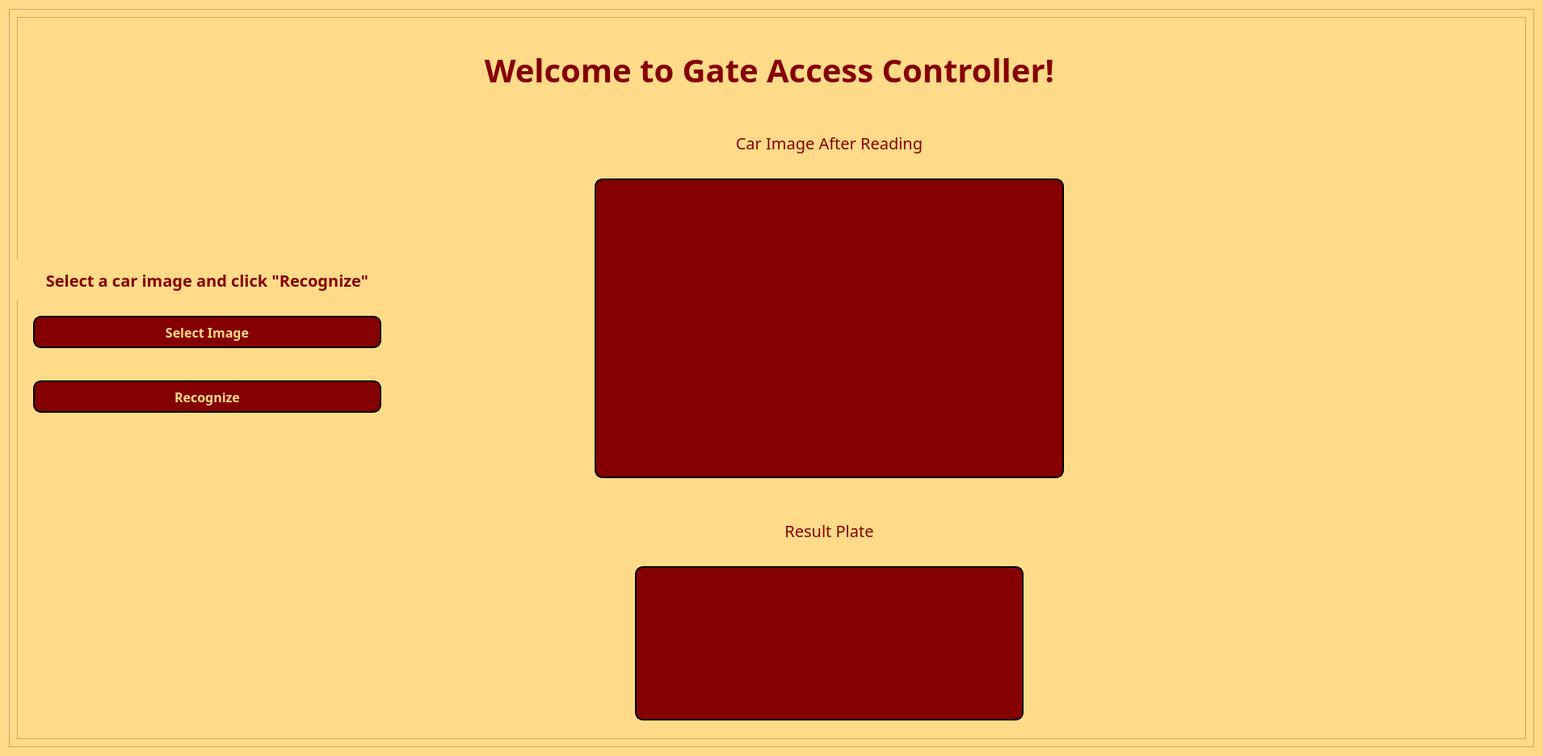
<?xml version="1.0" encoding="UTF-8"?>
<ui version="4.0">
 <class>Dialog</class>
 <widget class="QDialog" name="Dialog">
  <property name="geometry">
   <rect>
    <x>0</x>
    <y>0</y>
    <width>1910</width>
    <height>936</height>
   </rect>
  </property>
  <property name="windowTitle">
   <string>Dialog</string>
  </property>
  <property name="styleSheet">
   <string notr="true">background-color: rgb(255, 219, 137);</string>
  </property>
  <layout class="QHBoxLayout" name="horizontalLayout">
   <item>
    <widget class="QFrame" name="frame_2">
     <property name="sizePolicy">
      <sizepolicy hsizetype="Preferred" vsizetype="Expanding">
       <horstretch>0</horstretch>
       <verstretch>0</verstretch>
      </sizepolicy>
     </property>
     <property name="focusPolicy">
      <enum>Qt::StrongFocus</enum>
     </property>
     <property name="styleSheet">
      <string notr="true"/>
     </property>
     <property name="frameShape">
      <enum>QFrame::StyledPanel</enum>
     </property>
     <property name="frameShadow">
      <enum>QFrame::Raised</enum>
     </property>
     <layout class="QHBoxLayout" name="horizontalLayout_3">
      <item>
       <widget class="QFrame" name="sideMinu">
        <property name="sizePolicy">
         <sizepolicy hsizetype="Preferred" vsizetype="Preferred">
          <horstretch>0</horstretch>
          <verstretch>0</verstretch>
         </sizepolicy>
        </property>
        <property name="frameShape">
         <enum>QFrame::StyledPanel</enum>
        </property>
        <property name="frameShadow">
         <enum>QFrame::Raised</enum>
        </property>
        <widget class="QLabel" name="label">
         <property name="geometry">
          <rect>
           <x>456</x>
           <y>20</y>
           <width>951</width>
           <height>91</height>
          </rect>
         </property>
         <property name="sizePolicy">
          <sizepolicy hsizetype="Preferred" vsizetype="Preferred">
           <horstretch>0</horstretch>
           <verstretch>0</verstretch>
          </sizepolicy>
         </property>
         <property name="maximumSize">
          <size>
           <width>16777215</width>
           <height>16777215</height>
          </size>
         </property>
         <property name="font">
          <font>
           <family>Microsoft New Tai Lue</family>
           <pointsize>30</pointsize>
           <weight>75</weight>
           <bold>true</bold>
           <underline>false</underline>
          </font>
         </property>
         <property name="styleSheet">
          <string notr="true">color: rgb(133, 0, 0);</string>
         </property>
         <property name="text">
          <string>Welcome to Gate Access Controller!</string>
         </property>
         <property name="scaledContents">
          <bool>false</bool>
         </property>
         <property name="alignment">
          <set>Qt::AlignCenter</set>
         </property>
         <property name="wordWrap">
          <bool>false</bool>
         </property>
        </widget>
        <widget class="QPushButton" name="recognizeButton">
         <property name="enabled">
          <bool>true</bool>
         </property>
         <property name="geometry">
          <rect>
           <x>20</x>
           <y>450</y>
           <width>431</width>
           <height>40</height>
          </rect>
         </property>
         <property name="sizePolicy">
          <sizepolicy hsizetype="Preferred" vsizetype="Preferred">
           <horstretch>0</horstretch>
           <verstretch>0</verstretch>
          </sizepolicy>
         </property>
         <property name="maximumSize">
          <size>
           <width>900000</width>
           <height>40</height>
          </size>
         </property>
         <property name="font">
          <font>
           <family>Microsoft New Tai Lue</family>
           <pointsize>12</pointsize>
           <weight>75</weight>
           <bold>true</bold>
          </font>
         </property>
         <property name="focusPolicy">
          <enum>Qt::NoFocus</enum>
         </property>
         <property name="contextMenuPolicy">
          <enum>Qt::DefaultContextMenu</enum>
         </property>
         <property name="layoutDirection">
          <enum>Qt::LeftToRight</enum>
         </property>
         <property name="autoFillBackground">
          <bool>false</bool>
         </property>
         <property name="styleSheet">
          <string notr="true">QPushButton#recognizeButton
{
   border-color: qlineargradient(spread:pad, x1:0, y1:0, x2:1, y2:0, stop:0 rgba(0, 0, 			0, 255), stop:1 rgba(255, 255, 255, 255));	
	background-color: rgb(133, 0, 0);
	color: rgb(255, 219, 137);
	border-style: outset;
	border-width: 2px;
	border-radius: 10px;
	border-color: black;
	padding: 7px;
}
QPushButton:hover#recognizeButton
{
	background-color: rgb(220, 0, 0);
}</string>
         </property>
         <property name="text">
          <string>Recognize</string>
         </property>
         <property name="checkable">
          <bool>true</bool>
         </property>
         <property name="checked">
          <bool>false</bool>
         </property>
         <property name="autoRepeat">
          <bool>false</bool>
         </property>
         <property name="autoExclusive">
          <bool>false</bool>
         </property>
         <property name="flat">
          <bool>false</bool>
         </property>
        </widget>
        <widget class="QLabel" name="label_2">
         <property name="geometry">
          <rect>
           <x>0</x>
           <y>300</y>
           <width>471</width>
           <height>51</height>
          </rect>
         </property>
         <property name="sizePolicy">
          <sizepolicy hsizetype="Fixed" vsizetype="Fixed">
           <horstretch>0</horstretch>
           <verstretch>0</verstretch>
          </sizepolicy>
         </property>
         <property name="maximumSize">
          <size>
           <width>16777215</width>
           <height>200</height>
          </size>
         </property>
         <property name="font">
          <font>
           <family>Microsoft New Tai Lue</family>
           <pointsize>15</pointsize>
           <weight>75</weight>
           <bold>true</bold>
          </font>
         </property>
         <property name="styleSheet">
          <string notr="true">color: rgb(133, 0, 0);</string>
         </property>
         <property name="text">
          <string>Select a car image and click &quot;Recognize&quot;</string>
         </property>
         <property name="textFormat">
          <enum>Qt::AutoText</enum>
         </property>
         <property name="alignment">
          <set>Qt::AlignCenter</set>
         </property>
         <property name="wordWrap">
          <bool>false</bool>
         </property>
         <property name="margin">
          <number>0</number>
         </property>
        </widget>
        <widget class="QLabel" name="carImage">
         <property name="geometry">
          <rect>
           <x>715</x>
           <y>200</y>
           <width>581</width>
           <height>371</height>
          </rect>
         </property>
         <property name="sizePolicy">
          <sizepolicy hsizetype="Preferred" vsizetype="Preferred">
           <horstretch>0</horstretch>
           <verstretch>0</verstretch>
          </sizepolicy>
         </property>
         <property name="minimumSize">
          <size>
           <width>400</width>
           <height>300</height>
          </size>
         </property>
         <property name="maximumSize">
          <size>
           <width>16777215</width>
           <height>16777215</height>
          </size>
         </property>
         <property name="font">
          <font>
           <family>Microsoft New Tai Lue</family>
           <pointsize>12</pointsize>
           <weight>75</weight>
           <bold>true</bold>
          </font>
         </property>
         <property name="styleSheet">
          <string notr="true">background-color: rgb(133, 0, 0);
color: rgb(255, 219, 137);
border-style: outset;
border-width: 2px;
border-radius: 10px;
border-color: black;
</string>
         </property>
         <property name="text">
          <string/>
         </property>
         <property name="scaledContents">
          <bool>true</bool>
         </property>
         <property name="wordWrap">
          <bool>true</bool>
         </property>
         <property name="margin">
          <number>0</number>
         </property>
        </widget>
        <widget class="QLabel" name="plateImage">
         <property name="geometry">
          <rect>
           <x>765</x>
           <y>680</y>
           <width>481</width>
           <height>191</height>
          </rect>
         </property>
         <property name="sizePolicy">
          <sizepolicy hsizetype="Preferred" vsizetype="Preferred">
           <horstretch>0</horstretch>
           <verstretch>0</verstretch>
          </sizepolicy>
         </property>
         <property name="font">
          <font>
           <family>Microsoft New Tai Lue</family>
           <pointsize>12</pointsize>
           <weight>75</weight>
           <bold>true</bold>
          </font>
         </property>
         <property name="styleSheet">
          <string notr="true">background-color: rgb(133, 0, 0);
color: rgb(255, 219, 137);
border-style: outset;
border-width: 2px;
border-radius: 10px;
border-color: black;
</string>
         </property>
         <property name="text">
          <string/>
         </property>
         <property name="scaledContents">
          <bool>true</bool>
         </property>
         <property name="wordWrap">
          <bool>true</bool>
         </property>
         <property name="margin">
          <number>0</number>
         </property>
        </widget>
        <widget class="QLabel" name="label_3">
         <property name="geometry">
          <rect>
           <x>770</x>
           <y>130</y>
           <width>471</width>
           <height>51</height>
          </rect>
         </property>
         <property name="sizePolicy">
          <sizepolicy hsizetype="Fixed" vsizetype="Fixed">
           <horstretch>0</horstretch>
           <verstretch>0</verstretch>
          </sizepolicy>
         </property>
         <property name="minimumSize">
          <size>
           <width>471</width>
           <height>0</height>
          </size>
         </property>
         <property name="maximumSize">
          <size>
           <width>16777215</width>
           <height>200</height>
          </size>
         </property>
         <property name="font">
          <font>
           <family>Microsoft New Tai Lue</family>
           <pointsize>15</pointsize>
           <weight>50</weight>
           <bold>false</bold>
          </font>
         </property>
         <property name="styleSheet">
          <string notr="true">color: rgb(133, 0, 0);</string>
         </property>
         <property name="text">
          <string>Car Image After Reading</string>
         </property>
         <property name="textFormat">
          <enum>Qt::AutoText</enum>
         </property>
         <property name="alignment">
          <set>Qt::AlignCenter</set>
         </property>
         <property name="wordWrap">
          <bool>false</bool>
         </property>
         <property name="margin">
          <number>0</number>
         </property>
        </widget>
        <widget class="QLabel" name="label_4">
         <property name="geometry">
          <rect>
           <x>770</x>
           <y>610</y>
           <width>471</width>
           <height>51</height>
          </rect>
         </property>
         <property name="sizePolicy">
          <sizepolicy hsizetype="Fixed" vsizetype="Fixed">
           <horstretch>0</horstretch>
           <verstretch>0</verstretch>
          </sizepolicy>
         </property>
         <property name="minimumSize">
          <size>
           <width>471</width>
           <height>0</height>
          </size>
         </property>
         <property name="maximumSize">
          <size>
           <width>16777215</width>
           <height>200</height>
          </size>
         </property>
         <property name="font">
          <font>
           <family>Microsoft New Tai Lue</family>
           <pointsize>15</pointsize>
           <weight>50</weight>
           <bold>false</bold>
          </font>
         </property>
         <property name="styleSheet">
          <string notr="true">color: rgb(133, 0, 0);</string>
         </property>
         <property name="text">
          <string>Result Plate</string>
         </property>
         <property name="textFormat">
          <enum>Qt::AutoText</enum>
         </property>
         <property name="alignment">
          <set>Qt::AlignCenter</set>
         </property>
         <property name="wordWrap">
          <bool>false</bool>
         </property>
         <property name="margin">
          <number>0</number>
         </property>
        </widget>
        <widget class="QPushButton" name="selectButton">
         <property name="enabled">
          <bool>true</bool>
         </property>
         <property name="geometry">
          <rect>
           <x>20</x>
           <y>370</y>
           <width>431</width>
           <height>40</height>
          </rect>
         </property>
         <property name="sizePolicy">
          <sizepolicy hsizetype="Preferred" vsizetype="Preferred">
           <horstretch>0</horstretch>
           <verstretch>0</verstretch>
          </sizepolicy>
         </property>
         <property name="maximumSize">
          <size>
           <width>900000</width>
           <height>40</height>
          </size>
         </property>
         <property name="font">
          <font>
           <family>Microsoft New Tai Lue</family>
           <pointsize>12</pointsize>
           <weight>75</weight>
           <bold>true</bold>
          </font>
         </property>
         <property name="focusPolicy">
          <enum>Qt::NoFocus</enum>
         </property>
         <property name="contextMenuPolicy">
          <enum>Qt::DefaultContextMenu</enum>
         </property>
         <property name="layoutDirection">
          <enum>Qt::LeftToRight</enum>
         </property>
         <property name="autoFillBackground">
          <bool>false</bool>
         </property>
         <property name="styleSheet">
          <string notr="true">QPushButton#selectButton
{
   border-color: qlineargradient(spread:pad, x1:0, y1:0, x2:1, y2:0, stop:0 rgba(0, 0, 			0, 255), stop:1 rgba(255, 255, 255, 255));	
	background-color: rgb(133, 0, 0);
	color: rgb(255, 219, 137);
	border-style: outset;
	border-width: 2px;
	border-radius: 10px;
	border-color: black;
	padding: 7px;
}
QPushButton:hover#selectButton
{
	background-color: rgb(220, 0, 0);
}</string>
         </property>
         <property name="text">
          <string>Select Image</string>
         </property>
         <property name="checkable">
          <bool>true</bool>
         </property>
         <property name="checked">
          <bool>false</bool>
         </property>
         <property name="autoRepeat">
          <bool>false</bool>
         </property>
         <property name="autoExclusive">
          <bool>false</bool>
         </property>
         <property name="flat">
          <bool>false</bool>
         </property>
        </widget>
       </widget>
      </item>
     </layout>
    </widget>
   </item>
  </layout>
 </widget>
 <resources/>
 <connections/>
</ui>
